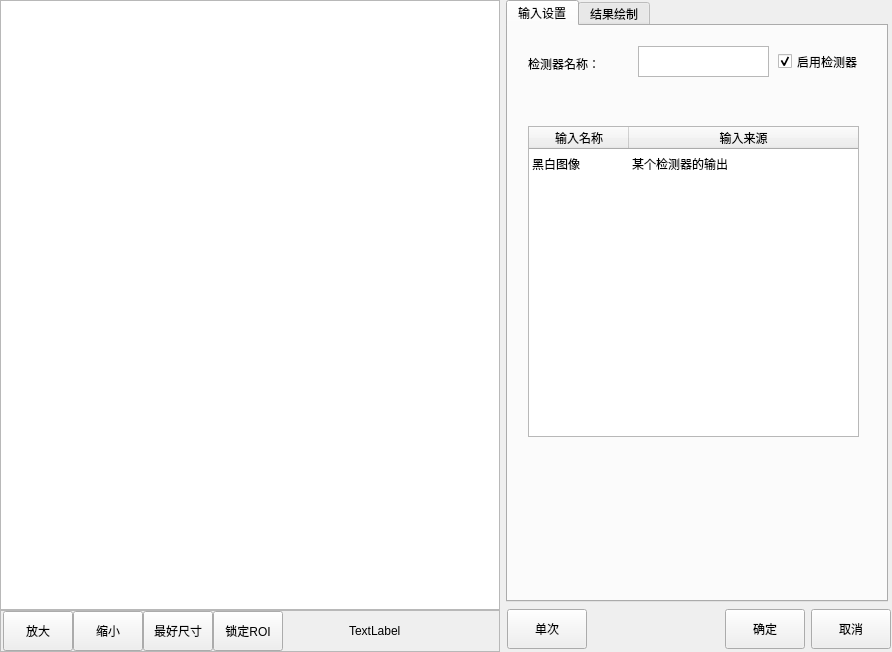
<?xml version="1.0" encoding="UTF-8"?>
<ui version="4.0">
 <class>CMvBlackAndWhiteConversionColor</class>
 <widget class="QWidget" name="CMvBlackAndWhiteConversionColor">
  <property name="geometry">
   <rect>
    <x>0</x>
    <y>0</y>
    <width>892</width>
    <height>652</height>
   </rect>
  </property>
  <property name="minimumSize">
   <size>
    <width>892</width>
    <height>652</height>
   </size>
  </property>
  <property name="windowTitle">
   <string>黑白转彩色</string>
  </property>
  <layout class="QHBoxLayout" name="horizontalLayout_3">
   <property name="leftMargin">
    <number>0</number>
   </property>
   <property name="topMargin">
    <number>0</number>
   </property>
   <property name="rightMargin">
    <number>0</number>
   </property>
   <property name="bottomMargin">
    <number>0</number>
   </property>
   <item>
    <layout class="QVBoxLayout" name="verticalLayout_2">
     <property name="spacing">
      <number>0</number>
     </property>
     <item>
      <widget class="QGraphicsView" name="graphicsView_mainImage">
       <property name="minimumSize">
        <size>
         <width>500</width>
         <height>600</height>
        </size>
       </property>
      </widget>
     </item>
     <item>
      <widget class="QFrame" name="frame">
       <property name="minimumSize">
        <size>
         <width>0</width>
         <height>42</height>
        </size>
       </property>
       <property name="maximumSize">
        <size>
         <width>16777215</width>
         <height>42</height>
        </size>
       </property>
       <property name="frameShape">
        <enum>QFrame::StyledPanel</enum>
       </property>
       <property name="frameShadow">
        <enum>QFrame::Raised</enum>
       </property>
       <layout class="QHBoxLayout" name="horizontalLayout">
        <property name="spacing">
         <number>0</number>
        </property>
        <property name="leftMargin">
         <number>2</number>
        </property>
        <property name="topMargin">
         <number>0</number>
        </property>
        <property name="rightMargin">
         <number>0</number>
        </property>
        <property name="bottomMargin">
         <number>0</number>
        </property>
        <item>
         <widget class="QPushButton" name="pushButton_zoomIn">
          <property name="minimumSize">
           <size>
            <width>70</width>
            <height>40</height>
           </size>
          </property>
          <property name="maximumSize">
           <size>
            <width>70</width>
            <height>40</height>
           </size>
          </property>
          <property name="text">
           <string>放大</string>
          </property>
         </widget>
        </item>
        <item>
         <widget class="QPushButton" name="pushButton_zoomOut">
          <property name="minimumSize">
           <size>
            <width>70</width>
            <height>40</height>
           </size>
          </property>
          <property name="maximumSize">
           <size>
            <width>70</width>
            <height>40</height>
           </size>
          </property>
          <property name="text">
           <string>缩小</string>
          </property>
         </widget>
        </item>
        <item>
         <widget class="QPushButton" name="pushButton_zoomBest">
          <property name="minimumSize">
           <size>
            <width>70</width>
            <height>40</height>
           </size>
          </property>
          <property name="maximumSize">
           <size>
            <width>70</width>
            <height>40</height>
           </size>
          </property>
          <property name="text">
           <string>最好尺寸</string>
          </property>
         </widget>
        </item>
        <item>
         <widget class="QPushButton" name="pushButton_lockRoiMove">
          <property name="minimumSize">
           <size>
            <width>70</width>
            <height>40</height>
           </size>
          </property>
          <property name="maximumSize">
           <size>
            <width>70</width>
            <height>40</height>
           </size>
          </property>
          <property name="text">
           <string>锁定ROI</string>
          </property>
         </widget>
        </item>
        <item>
         <spacer name="horizontalSpacer">
          <property name="orientation">
           <enum>Qt::Horizontal</enum>
          </property>
          <property name="sizeHint" stdset="0">
           <size>
            <width>63</width>
            <height>20</height>
           </size>
          </property>
         </spacer>
        </item>
        <item>
         <widget class="QLabel" name="label_mousePos">
          <property name="minimumSize">
           <size>
            <width>150</width>
            <height>40</height>
           </size>
          </property>
          <property name="maximumSize">
           <size>
            <width>150</width>
            <height>40</height>
           </size>
          </property>
          <property name="text">
           <string>TextLabel</string>
          </property>
         </widget>
        </item>
       </layout>
      </widget>
     </item>
    </layout>
   </item>
   <item>
    <layout class="QVBoxLayout" name="verticalLayout">
     <item>
      <widget class="QTabWidget" name="tabWidget">
       <property name="minimumSize">
        <size>
         <width>382</width>
         <height>602</height>
        </size>
       </property>
       <property name="maximumSize">
        <size>
         <width>380</width>
         <height>602</height>
        </size>
       </property>
       <property name="currentIndex">
        <number>0</number>
       </property>
       <widget class="QWidget" name="tab">
        <attribute name="title">
         <string>输入设置</string>
        </attribute>
        <widget class="QLabel" name="label_funcName_2">
         <property name="geometry">
          <rect>
           <x>20</x>
           <y>30</y>
           <width>81</width>
           <height>16</height>
          </rect>
         </property>
         <property name="text">
          <string>检测器名称：</string>
         </property>
        </widget>
        <widget class="QCheckBox" name="checkBox_enableFunc_2">
         <property name="geometry">
          <rect>
           <x>270</x>
           <y>20</y>
           <width>101</width>
           <height>31</height>
          </rect>
         </property>
         <property name="minimumSize">
          <size>
           <width>101</width>
           <height>31</height>
          </size>
         </property>
         <property name="text">
          <string>启用检测器</string>
         </property>
         <property name="checked">
          <bool>true</bool>
         </property>
        </widget>
        <widget class="QPlainTextEdit" name="plainTextEdit_funcName_2">
         <property name="geometry">
          <rect>
           <x>130</x>
           <y>20</y>
           <width>131</width>
           <height>31</height>
          </rect>
         </property>
         <property name="minimumSize">
          <size>
           <width>131</width>
           <height>31</height>
          </size>
         </property>
         <property name="maximumSize">
          <size>
           <width>131</width>
           <height>31</height>
          </size>
         </property>
         <property name="overwriteMode">
          <bool>false</bool>
         </property>
        </widget>
        <widget class="QTableWidget" name="tableWidget_input">
         <property name="geometry">
          <rect>
           <x>20</x>
           <y>100</y>
           <width>331</width>
           <height>311</height>
          </rect>
         </property>
         <property name="editTriggers">
          <set>QAbstractItemView::NoEditTriggers</set>
         </property>
         <property name="showGrid">
          <bool>false</bool>
         </property>
         <property name="gridStyle">
          <enum>Qt::SolidLine</enum>
         </property>
         <attribute name="horizontalHeaderStretchLastSection">
          <bool>true</bool>
         </attribute>
         <attribute name="verticalHeaderVisible">
          <bool>false</bool>
         </attribute>
         <row>
          <property name="text">
           <string>1</string>
          </property>
         </row>
         <column>
          <property name="text">
           <string>输入名称</string>
          </property>
         </column>
         <column>
          <property name="text">
           <string>输入来源</string>
          </property>
         </column>
         <item row="0" column="0">
          <property name="text">
           <string>黑白图像</string>
          </property>
         </item>
         <item row="0" column="1">
          <property name="text">
           <string>某个检测器的输出</string>
          </property>
         </item>
        </widget>
       </widget>
       <widget class="QWidget" name="tab_4">
        <attribute name="title">
         <string>结果绘制</string>
        </attribute>
        <widget class="QCheckBox" name="checkBox_valuTrig_4">
         <property name="geometry">
          <rect>
           <x>30</x>
           <y>20</y>
           <width>101</width>
           <height>31</height>
          </rect>
         </property>
         <property name="text">
          <string>启用绘制</string>
         </property>
         <property name="checked">
          <bool>true</bool>
         </property>
        </widget>
       </widget>
      </widget>
     </item>
     <item>
      <layout class="QHBoxLayout" name="horizontalLayout_2">
       <property name="leftMargin">
        <number>1</number>
       </property>
       <property name="topMargin">
        <number>1</number>
       </property>
       <property name="rightMargin">
        <number>1</number>
       </property>
       <property name="bottomMargin">
        <number>1</number>
       </property>
       <item>
        <widget class="QPushButton" name="pushButton_ones">
         <property name="minimumSize">
          <size>
           <width>80</width>
           <height>40</height>
          </size>
         </property>
         <property name="maximumSize">
          <size>
           <width>80</width>
           <height>40</height>
          </size>
         </property>
         <property name="text">
          <string>单次</string>
         </property>
        </widget>
       </item>
       <item>
        <spacer name="horizontalSpacer_2">
         <property name="orientation">
          <enum>Qt::Horizontal</enum>
         </property>
         <property name="sizeHint" stdset="0">
          <size>
           <width>40</width>
           <height>20</height>
          </size>
         </property>
        </spacer>
       </item>
       <item>
        <widget class="QPushButton" name="pushButton_affirm">
         <property name="minimumSize">
          <size>
           <width>80</width>
           <height>40</height>
          </size>
         </property>
         <property name="maximumSize">
          <size>
           <width>80</width>
           <height>40</height>
          </size>
         </property>
         <property name="text">
          <string>确定</string>
         </property>
        </widget>
       </item>
       <item>
        <widget class="QPushButton" name="pbPrev_cancel">
         <property name="minimumSize">
          <size>
           <width>80</width>
           <height>40</height>
          </size>
         </property>
         <property name="maximumSize">
          <size>
           <width>80</width>
           <height>40</height>
          </size>
         </property>
         <property name="text">
          <string>取消</string>
         </property>
        </widget>
       </item>
      </layout>
     </item>
    </layout>
   </item>
  </layout>
 </widget>
 <layoutdefault spacing="6" margin="11"/>
 <resources/>
 <connections/>
</ui>
